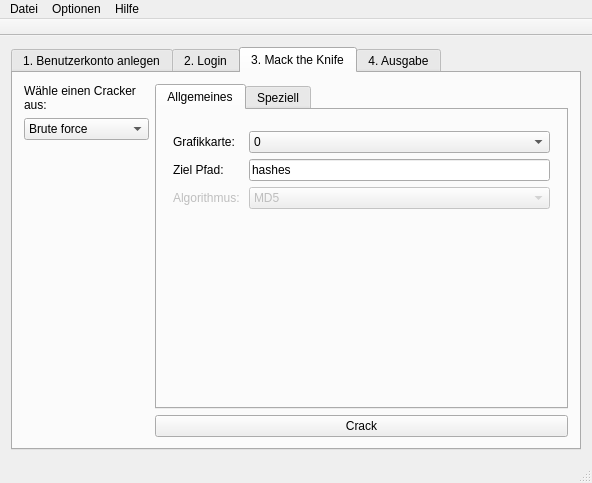
<?xml version="1.0" encoding="UTF-8"?>
<ui version="4.0">
 <class>MainWindow</class>
 <widget class="QMainWindow" name="MainWindow">
  <property name="geometry">
   <rect>
    <x>0</x>
    <y>0</y>
    <width>588</width>
    <height>483</height>
   </rect>
  </property>
  <property name="windowTitle">
   <string>Mack the Knife - Hochschulinformationstag Demonstration</string>
  </property>
  <property name="windowIcon">
   <iconset resource="ress.qrc">
    <normaloff>:/cracker2.png</normaloff>:/cracker2.png</iconset>
  </property>
  <widget class="QWidget" name="centralWidget">
   <layout class="QVBoxLayout" name="verticalLayout_2">
    <item>
     <widget class="QTabWidget" name="tabWidget">
      <property name="enabled">
       <bool>true</bool>
      </property>
      <property name="sizePolicy">
       <sizepolicy hsizetype="Preferred" vsizetype="Preferred">
        <horstretch>0</horstretch>
        <verstretch>0</verstretch>
       </sizepolicy>
      </property>
      <property name="minimumSize">
       <size>
        <width>570</width>
        <height>13</height>
       </size>
      </property>
      <property name="tabPosition">
       <enum>QTabWidget::North</enum>
      </property>
      <property name="currentIndex">
       <number>2</number>
      </property>
      <widget class="QWidget" name="create_tab">
       <property name="autoFillBackground">
        <bool>false</bool>
       </property>
       <attribute name="title">
        <string>1. Benutzerkonto anlegen</string>
       </attribute>
       <layout class="QHBoxLayout" name="horizontalLayout_2">
        <item>
         <layout class="QVBoxLayout" name="verticalLayout">
          <item>
           <widget class="QLineEdit" name="userEdit">
            <property name="placeholderText">
             <string>1. Benutzername</string>
            </property>
           </widget>
          </item>
          <item>
           <widget class="QLineEdit" name="passwordEdit">
            <property name="accessibleName">
             <string extracomment="Password"/>
            </property>
            <property name="accessibleDescription">
             <string extracomment="Password"/>
            </property>
            <property name="autoFillBackground">
             <bool>false</bool>
            </property>
            <property name="inputMethodHints">
             <set>Qt::ImhHiddenText|Qt::ImhNoAutoUppercase|Qt::ImhNoPredictiveText</set>
            </property>
            <property name="maxLength">
             <number>6</number>
            </property>
            <property name="echoMode">
             <enum>QLineEdit::Password</enum>
            </property>
            <property name="placeholderText">
             <string notr="true" extracomment="Password">2. Passwort</string>
            </property>
           </widget>
          </item>
          <item>
           <widget class="QLineEdit" name="passwordEdit2">
            <property name="accessibleName">
             <string extracomment="Password"/>
            </property>
            <property name="accessibleDescription">
             <string extracomment="Password"/>
            </property>
            <property name="autoFillBackground">
             <bool>false</bool>
            </property>
            <property name="inputMethodHints">
             <set>Qt::ImhHiddenText|Qt::ImhNoAutoUppercase|Qt::ImhNoPredictiveText</set>
            </property>
            <property name="maxLength">
             <number>6</number>
            </property>
            <property name="echoMode">
             <enum>QLineEdit::Password</enum>
            </property>
            <property name="placeholderText">
             <string notr="true" extracomment="Password">3. Passwort wiederholen</string>
            </property>
           </widget>
          </item>
          <item>
           <widget class="QPushButton" name="createUserBtn">
            <property name="focusPolicy">
             <enum>Qt::ClickFocus</enum>
            </property>
            <property name="text">
             <string>Benutzer erstellen</string>
            </property>
           </widget>
          </item>
          <item>
           <widget class="QTextEdit" name="debug_edit">
            <property name="undoRedoEnabled">
             <bool>false</bool>
            </property>
            <property name="readOnly">
             <bool>true</bool>
            </property>
           </widget>
          </item>
         </layout>
        </item>
        <item>
         <layout class="QVBoxLayout" name="verticalLayout_6">
          <item>
           <widget class="QTableWidget" name="userTable">
            <property name="sizePolicy">
             <sizepolicy hsizetype="Expanding" vsizetype="Expanding">
              <horstretch>0</horstretch>
              <verstretch>0</verstretch>
             </sizepolicy>
            </property>
            <property name="autoFillBackground">
             <bool>true</bool>
            </property>
            <attribute name="horizontalHeaderStretchLastSection">
             <bool>true</bool>
            </attribute>
            <column>
             <property name="text">
              <string>Nutzer</string>
             </property>
            </column>
            <column>
             <property name="text">
              <string>Passwort</string>
             </property>
            </column>
           </widget>
          </item>
          <item>
           <widget class="QLineEdit" name="searchEdit">
            <property name="placeholderText">
             <string>Hashsuche</string>
            </property>
           </widget>
          </item>
         </layout>
        </item>
       </layout>
      </widget>
      <widget class="QWidget" name="login_tab">
       <attribute name="title">
        <string>2. Login</string>
       </attribute>
       <layout class="QGridLayout" name="gridLayout">
        <item row="0" column="0">
         <layout class="QVBoxLayout" name="verticalLayout_3">
          <item>
           <widget class="QLineEdit" name="userLoginEdit">
            <property name="placeholderText">
             <string>Benutzername</string>
            </property>
           </widget>
          </item>
          <item>
           <widget class="QLineEdit" name="userPasswordEdit">
            <property name="maxLength">
             <number>6</number>
            </property>
            <property name="echoMode">
             <enum>QLineEdit::Password</enum>
            </property>
            <property name="placeholderText">
             <string>Passwort</string>
            </property>
           </widget>
          </item>
          <item>
           <widget class="QPushButton" name="loginBtn">
            <property name="text">
             <string>Login</string>
            </property>
           </widget>
          </item>
          <item>
           <widget class="QPushButton" name="logoutBtn">
            <property name="text">
             <string>Logout</string>
            </property>
           </widget>
          </item>
          <item>
           <widget class="QLabel" name="loginLabel">
            <property name="font">
             <font>
              <pointsize>14</pointsize>
              <weight>75</weight>
              <bold>true</bold>
             </font>
            </property>
            <property name="text">
             <string/>
            </property>
           </widget>
          </item>
         </layout>
        </item>
        <item row="0" column="1">
         <widget class="QTextEdit" name="textEdit"/>
        </item>
       </layout>
      </widget>
      <widget class="QWidget" name="macktab">
       <property name="sizePolicy">
        <sizepolicy hsizetype="Expanding" vsizetype="Expanding">
         <horstretch>0</horstretch>
         <verstretch>0</verstretch>
        </sizepolicy>
       </property>
       <attribute name="title">
        <string>3. Mack the Knife</string>
       </attribute>
       <layout class="QGridLayout" name="gridLayout_5">
        <item row="1" column="1" rowspan="3">
         <widget class="QTabWidget" name="cracker_prev">
          <property name="currentIndex">
           <number>0</number>
          </property>
          <widget class="QWidget" name="general_cracker_tab">
           <property name="sizePolicy">
            <sizepolicy hsizetype="Expanding" vsizetype="Expanding">
             <horstretch>0</horstretch>
             <verstretch>0</verstretch>
            </sizepolicy>
           </property>
           <attribute name="title">
            <string>Allgemeines</string>
           </attribute>
           <layout class="QGridLayout" name="gridLayout_4">
            <item row="0" column="0">
             <layout class="QFormLayout" name="formLayout">
              <property name="leftMargin">
               <number>5</number>
              </property>
              <property name="topMargin">
               <number>10</number>
              </property>
              <property name="rightMargin">
               <number>5</number>
              </property>
              <property name="bottomMargin">
               <number>5</number>
              </property>
              <item row="0" column="0">
               <widget class="QLabel" name="label">
                <property name="text">
                 <string>Grafikkarte:</string>
                </property>
               </widget>
              </item>
              <item row="1" column="0">
               <widget class="QLabel" name="label_2">
                <property name="text">
                 <string>Ziel Pfad:</string>
                </property>
               </widget>
              </item>
              <item row="1" column="1">
               <widget class="QLineEdit" name="targetfile_path">
                <property name="text">
                 <string>hashes</string>
                </property>
               </widget>
              </item>
              <item row="2" column="0">
               <widget class="QLabel" name="label_4">
                <property name="enabled">
                 <bool>false</bool>
                </property>
                <property name="text">
                 <string>Algorithmus: </string>
                </property>
               </widget>
              </item>
              <item row="2" column="1">
               <widget class="QComboBox" name="algorithm_box">
                <property name="enabled">
                 <bool>false</bool>
                </property>
                <item>
                 <property name="text">
                  <string>MD5</string>
                 </property>
                </item>
                <item>
                 <property name="text">
                  <string>RC4</string>
                 </property>
                </item>
                <item>
                 <property name="text">
                  <string>SHA256</string>
                 </property>
                </item>
               </widget>
              </item>
              <item row="0" column="1">
               <widget class="QComboBox" name="device_box">
                <item>
                 <property name="text">
                  <string>0</string>
                 </property>
                </item>
                <item>
                 <property name="text">
                  <string>1</string>
                 </property>
                </item>
               </widget>
              </item>
             </layout>
            </item>
           </layout>
          </widget>
          <widget class="QWidget" name="specific_cracker_tab">
           <property name="sizePolicy">
            <sizepolicy hsizetype="Expanding" vsizetype="Expanding">
             <horstretch>0</horstretch>
             <verstretch>0</verstretch>
            </sizepolicy>
           </property>
           <attribute name="title">
            <string>Speziell</string>
           </attribute>
           <layout class="QGridLayout" name="gridLayout_3">
            <item row="1" column="0">
             <widget class="QFrame" name="brute_cracker_frame">
              <property name="frameShape">
               <enum>QFrame::StyledPanel</enum>
              </property>
              <property name="frameShadow">
               <enum>QFrame::Raised</enum>
              </property>
              <layout class="QFormLayout" name="formLayout_3">
               <property name="fieldGrowthPolicy">
                <enum>QFormLayout::AllNonFixedFieldsGrow</enum>
               </property>
               <item row="0" column="0">
                <widget class="QLabel" name="label_5">
                 <property name="text">
                  <string>Ziel Länge:</string>
                 </property>
                </widget>
               </item>
               <item row="0" column="1">
                <widget class="QSpinBox" name="brute_length_box"/>
               </item>
               <item row="1" column="0">
                <widget class="QLabel" name="label_7">
                 <property name="text">
                  <string>Zeichentabelle:</string>
                 </property>
                </widget>
               </item>
               <item row="1" column="1">
                <widget class="QLineEdit" name="brute_keytable_edit">
                 <property name="text">
                  <string>/resources/char_tables/visible_german.txt</string>
                 </property>
                </widget>
               </item>
              </layout>
             </widget>
            </item>
            <item row="2" column="0">
             <widget class="QFrame" name="dict_cracker_frame">
              <property name="sizePolicy">
               <sizepolicy hsizetype="Expanding" vsizetype="Expanding">
                <horstretch>0</horstretch>
                <verstretch>0</verstretch>
               </sizepolicy>
              </property>
              <property name="minimumSize">
               <size>
                <width>13</width>
                <height>0</height>
               </size>
              </property>
              <property name="frameShape">
               <enum>QFrame::StyledPanel</enum>
              </property>
              <property name="frameShadow">
               <enum>QFrame::Raised</enum>
              </property>
              <layout class="QFormLayout" name="formLayout_2">
               <property name="fieldGrowthPolicy">
                <enum>QFormLayout::AllNonFixedFieldsGrow</enum>
               </property>
               <item row="0" column="0">
                <widget class="QLabel" name="label_3">
                 <property name="text">
                  <string>Wörterbuch:</string>
                 </property>
                </widget>
               </item>
               <item row="0" column="1">
                <widget class="QLineEdit" name="dict_dict_edit">
                 <property name="text">
                  <string>tests/resources/dict/de.dict</string>
                 </property>
                </widget>
               </item>
               <item row="1" column="0">
                <widget class="QLabel" name="label_8">
                 <property name="text">
                  <string>Zahlen</string>
                 </property>
                </widget>
               </item>
               <item row="2" column="0">
                <widget class="QLabel" name="label_9">
                 <property name="text">
                  <string>RAM:</string>
                 </property>
                </widget>
               </item>
               <item row="3" column="0">
                <widget class="QLabel" name="label_10">
                 <property name="text">
                  <string>Groß- &amp; Kleinschreibung:</string>
                 </property>
                </widget>
               </item>
               <item row="2" column="1">
                <widget class="QSpinBox" name="dict_hostmem_box">
                 <property name="minimum">
                  <number>512</number>
                 </property>
                 <property name="maximum">
                  <number>6144</number>
                 </property>
                 <property name="singleStep">
                  <number>2</number>
                 </property>
                 <property name="value">
                  <number>2048</number>
                 </property>
                </widget>
               </item>
               <item row="1" column="1">
                <widget class="QSpinBox" name="dict_digits_box"/>
               </item>
               <item row="3" column="1">
                <widget class="QCheckBox" name="dict_varycase_checkbox">
                 <property name="text">
                  <string/>
                 </property>
                 <property name="checked">
                  <bool>true</bool>
                 </property>
                </widget>
               </item>
              </layout>
             </widget>
            </item>
            <item row="0" column="0">
             <widget class="QFrame" name="rainbow_cracker_frame">
              <property name="frameShape">
               <enum>QFrame::StyledPanel</enum>
              </property>
              <property name="frameShadow">
               <enum>QFrame::Raised</enum>
              </property>
              <layout class="QFormLayout" name="formLayout_4">
               <item row="0" column="0">
                <widget class="QLabel" name="label_6">
                 <property name="text">
                  <string>Ziel Länge:</string>
                 </property>
                </widget>
               </item>
               <item row="0" column="1">
                <widget class="QSpinBox" name="rainbow_target_length_box"/>
               </item>
               <item row="1" column="0">
                <widget class="QLabel" name="label_11">
                 <property name="text">
                  <string>Ketten Länge:</string>
                 </property>
                </widget>
               </item>
               <item row="2" column="0">
                <widget class="QLabel" name="label_12">
                 <property name="text">
                  <string>Zeichentabelle:</string>
                 </property>
                </widget>
               </item>
               <item row="3" column="0">
                <widget class="QLabel" name="label_13">
                 <property name="text">
                  <string>Rainbowtable:</string>
                 </property>
                </widget>
               </item>
               <item row="3" column="1">
                <widget class="QLineEdit" name="rainbow_table_edit"/>
               </item>
               <item row="2" column="1">
                <widget class="QLineEdit" name="rainbow_keytable_edit"/>
               </item>
               <item row="1" column="1">
                <widget class="QSpinBox" name="rainbow_chain_length_box">
                 <property name="minimum">
                  <number>16</number>
                 </property>
                 <property name="maximum">
                  <number>1024</number>
                 </property>
                 <property name="singleStep">
                  <number>2</number>
                 </property>
                 <property name="value">
                  <number>32</number>
                 </property>
                </widget>
               </item>
              </layout>
             </widget>
            </item>
           </layout>
          </widget>
         </widget>
        </item>
        <item row="4" column="1">
         <widget class="QPushButton" name="crackButton">
          <property name="sizePolicy">
           <sizepolicy hsizetype="Expanding" vsizetype="Fixed">
            <horstretch>0</horstretch>
            <verstretch>0</verstretch>
           </sizepolicy>
          </property>
          <property name="text">
           <string>Crack</string>
          </property>
          <property name="autoDefault">
           <bool>false</bool>
          </property>
          <property name="default">
           <bool>false</bool>
          </property>
          <property name="flat">
           <bool>false</bool>
          </property>
         </widget>
        </item>
        <item row="1" column="0">
         <widget class="QLabel" name="label_14">
          <property name="sizePolicy">
           <sizepolicy hsizetype="Fixed" vsizetype="Maximum">
            <horstretch>0</horstretch>
            <verstretch>0</verstretch>
           </sizepolicy>
          </property>
          <property name="minimumSize">
           <size>
            <width>100</width>
            <height>0</height>
           </size>
          </property>
          <property name="maximumSize">
           <size>
            <width>200</width>
            <height>16777215</height>
           </size>
          </property>
          <property name="text">
           <string>Wähle einen Cracker aus:</string>
          </property>
          <property name="wordWrap">
           <bool>true</bool>
          </property>
         </widget>
        </item>
        <item row="2" column="0">
         <widget class="QComboBox" name="cracker_box">
          <property name="sizePolicy">
           <sizepolicy hsizetype="Fixed" vsizetype="Fixed">
            <horstretch>0</horstretch>
            <verstretch>0</verstretch>
           </sizepolicy>
          </property>
          <property name="minimumSize">
           <size>
            <width>125</width>
            <height>0</height>
           </size>
          </property>
          <property name="maximumSize">
           <size>
            <width>200</width>
            <height>16777215</height>
           </size>
          </property>
          <property name="insertPolicy">
           <enum>QComboBox::InsertAlphabetically</enum>
          </property>
          <item>
           <property name="text">
            <string>Brute force</string>
           </property>
          </item>
          <item>
           <property name="text">
            <string>Dictionary</string>
           </property>
          </item>
          <item>
           <property name="text">
            <string>Rainbowtable</string>
           </property>
          </item>
         </widget>
        </item>
       </layout>
      </widget>
      <widget class="QWidget" name="managetab">
       <attribute name="title">
        <string>4. Ausgabe</string>
       </attribute>
       <layout class="QGridLayout" name="gridLayout_2">
        <item row="0" column="0">
         <widget class="QPlainTextEdit" name="consoleTextEdit">
          <property name="readOnly">
           <bool>true</bool>
          </property>
         </widget>
        </item>
       </layout>
      </widget>
     </widget>
    </item>
   </layout>
  </widget>
  <widget class="QToolBar" name="mainToolBar">
   <property name="enabled">
    <bool>true</bool>
   </property>
   <property name="minimumSize">
    <size>
     <width>0</width>
     <height>13</height>
    </size>
   </property>
   <property name="cursor">
    <cursorShape>ArrowCursor</cursorShape>
   </property>
   <property name="windowTitle">
    <string>test</string>
   </property>
   <property name="movable">
    <bool>false</bool>
   </property>
   <attribute name="toolBarArea">
    <enum>TopToolBarArea</enum>
   </attribute>
   <attribute name="toolBarBreak">
    <bool>false</bool>
   </attribute>
  </widget>
  <widget class="QStatusBar" name="statusBar">
   <property name="contextMenuPolicy">
    <enum>Qt::DefaultContextMenu</enum>
   </property>
   <property name="acceptDrops">
    <bool>false</bool>
   </property>
  </widget>
  <widget class="QMenuBar" name="menuBar">
   <property name="geometry">
    <rect>
     <x>0</x>
     <y>0</y>
     <width>588</width>
     <height>24</height>
    </rect>
   </property>
   <widget class="QMenu" name="menuAbout">
    <property name="title">
     <string>Hilfe</string>
    </property>
    <widget class="QMenu" name="menuLanguage">
     <property name="title">
      <string>Sprache</string>
     </property>
     <addaction name="actionGerman"/>
     <addaction name="actionEnglish"/>
    </widget>
    <addaction name="action_About"/>
    <addaction name="menuLanguage"/>
   </widget>
   <widget class="QMenu" name="menuOptions">
    <property name="title">
     <string>Optionen</string>
    </property>
    <addaction name="action_Configuration"/>
   </widget>
   <widget class="QMenu" name="menuFile">
    <property name="title">
     <string>Datei</string>
    </property>
    <addaction name="action_Close"/>
   </widget>
   <addaction name="menuFile"/>
   <addaction name="menuOptions"/>
   <addaction name="menuAbout"/>
  </widget>
  <action name="action_About">
   <property name="text">
    <string>&amp;Über</string>
   </property>
  </action>
  <action name="action_Configuration">
   <property name="text">
    <string>&amp;Konfiguration</string>
   </property>
  </action>
  <action name="action_Close">
   <property name="text">
    <string>&amp;Schliessen</string>
   </property>
   <property name="toolTip">
    <string>Close Program</string>
   </property>
   <property name="shortcut">
    <string>Ctrl+Q</string>
   </property>
  </action>
  <action name="actionGerman">
   <property name="text">
    <string>Deutsch</string>
   </property>
  </action>
  <action name="actionEnglish">
   <property name="text">
    <string>Englisch</string>
   </property>
  </action>
 </widget>
 <layoutdefault spacing="6" margin="11"/>
 <tabstops>
  <tabstop>passwordEdit</tabstop>
  <tabstop>passwordEdit2</tabstop>
  <tabstop>userTable</tabstop>
  <tabstop>searchEdit</tabstop>
  <tabstop>userLoginEdit</tabstop>
  <tabstop>userEdit</tabstop>
  <tabstop>userPasswordEdit</tabstop>
  <tabstop>loginBtn</tabstop>
  <tabstop>logoutBtn</tabstop>
  <tabstop>textEdit</tabstop>
  <tabstop>consoleTextEdit</tabstop>
 </tabstops>
 <resources>
  <include location="ress.qrc"/>
 </resources>
 <connections/>
</ui>
